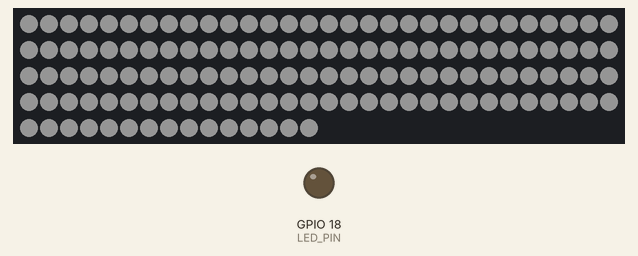
Recording of a sketch running on a simulated ESP32. Shown: 135 RGB LEDs in strip order, left to right, continuing on the next row, output pins drawn as LEDs (lit = HIGH). Dim RGB values are drawn brighter than linear; what the sketch prints to the serial monitor is not drawn.

Above: at 26.2 s.
Timing chart, 0 to 27.7 s (numbered marks = the images above):
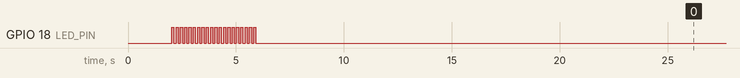

The sketch:

test_wiring_debug.ino
```cpp
/*
 * LED Strip Wiring Debug Tool
 * Helps diagnose why LEDs are not lighting up
 */

#include <Adafruit_NeoPixel.h>

#define LED_PIN 18
#define NUM_LEDS 135

Adafruit_NeoPixel strip = Adafruit_NeoPixel(NUM_LEDS, NEO_GRB + NEO_KHZ800);

void setup() {
  Serial.begin(115200);
  delay(2000);

  Serial.println("\n\n========================================");
  Serial.println("LED STRIP WIRING DIAGNOSTIC");
  Serial.println("========================================\n");

  // Check 1: GPIO Configuration
  Serial.println("CHECK 1: GPIO Configuration");
  Serial.print("  Data Pin: GPIO ");
  Serial.println(LED_PIN);
  pinMode(LED_PIN, OUTPUT);
  Serial.println("  ✓ GPIO set as OUTPUT\n");

  // Check 2: Manual GPIO Toggle (watch with multimeter/scope)
  Serial.println("CHECK 2: GPIO Signal Test");
  Serial.println("  Toggling GPIO 18 HIGH/LOW rapidly...");
  Serial.println("  ** Use multimeter/oscilloscope on GPIO 18 **");
  Serial.println("  ** You should see voltage switching **\n");

  for(int i = 0; i < 20; i++) {
    digitalWrite(LED_PIN, HIGH);
    delay(100);
    digitalWrite(LED_PIN, LOW);
    delay(100);
  }
  Serial.println("  GPIO toggle complete\n");

  // Check 3: Initialize NeoPixel library
  Serial.println("CHECK 3: NeoPixel Library Init");
  strip.begin();
  Serial.println("  ✓ NeoPixel initialized");
  strip.setBrightness(255);  // FULL brightness for testing
  Serial.println("  ✓ Brightness set to MAX (255)\n");

  // Check 4: Clear all LEDs
  Serial.println("CHECK 4: Clearing LED buffer");
  strip.clear();
  strip.show();
  Serial.println("  ✓ Clear command sent\n");

  Serial.println("========================================");
  Serial.println("HARDWARE CHECKLIST:");
  Serial.println("========================================");
  Serial.println("1. POWER SUPPLY:");
  Serial.println("   [ ] 5V connected to LED strip VCC/+5V");
  Serial.println("   [ ] Current capacity: 135 LEDs = ~8A max");
  Serial.println("   [ ] Check voltage with multimeter: 4.8-5.2V");
  Serial.println("");
  Serial.println("2. GROUND:");
  Serial.println("   [ ] ESP32 GND connected to LED strip GND");
  Serial.println("   [ ] Power supply GND connected to LED strip GND");
  Serial.println("   [ ] All grounds must be common!");
  Serial.println("");
  Serial.println("3. DATA LINE:");
  Serial.println("   [ ] ESP32 GPIO 18 connected to LED strip DIN");
  Serial.println("   [ ] No resistor needed for short distances");
  Serial.println("   [ ] Wire length < 1 meter is best");
  Serial.println("");
  Serial.println("4. LED STRIP:");
  Serial.println("   [ ] Type: WS2812B (GRB) - check your strip!");
  Serial.println("   [ ] Direction: DIN -> DOUT (arrows on strip)");
  Serial.println("   [ ] First LED not damaged/burned");
  Serial.println("");
  Serial.println("5. ESP32:");
  Serial.println("   [ ] Powered on (USB or external)");
  Serial.println("   [ ] Serial monitor shows this message");
  Serial.println("   [ ] Blue LED on ESP32 board blinking");
  Serial.println("");
  Serial.println("========================================\n");

  Serial.println("Starting LED test patterns...\n");
}

int testMode = 0;
unsigned long lastChange = 0;

void loop() {
  if(millis() - lastChange > 5000) {
    testMode++;
    if(testMode > 5) testMode = 0;
    lastChange = millis();

    strip.clear();

    switch(testMode) {
      case 0:
        Serial.println("TEST 1: First LED only - WHITE (MAX brightness)");
        strip.setPixelColor(0, 255, 255, 255);
        break;

      case 1:
        Serial.println("TEST 2: First LED only - RED");
        strip.setPixelColor(0, 255, 0, 0);
        break;

      case 2:
        Serial.println("TEST 3: First LED only - GREEN");
        strip.setPixelColor(0, 0, 255, 0);
        break;

      case 3:
        Serial.println("TEST 4: First LED only - BLUE");
        strip.setPixelColor(0, 0, 0, 255);
        break;

      case 4:
        Serial.println("TEST 5: First 5 LEDs - WHITE");
        for(int i=0; i<5; i++) {
          strip.setPixelColor(i, 255, 255, 255);
        }
        break;

      case 5:
        Serial.println("TEST 6: All LEDs - DIM WHITE");
        strip.setBrightness(20);
        for(int i=0; i<NUM_LEDS; i++) {
          strip.setPixelColor(i, 255, 255, 255);
        }
        break;
    }

    strip.show();
    Serial.println("  -> Data sent to strip");
    Serial.println("  -> Check LED strip now!\n");
  }
}
```
